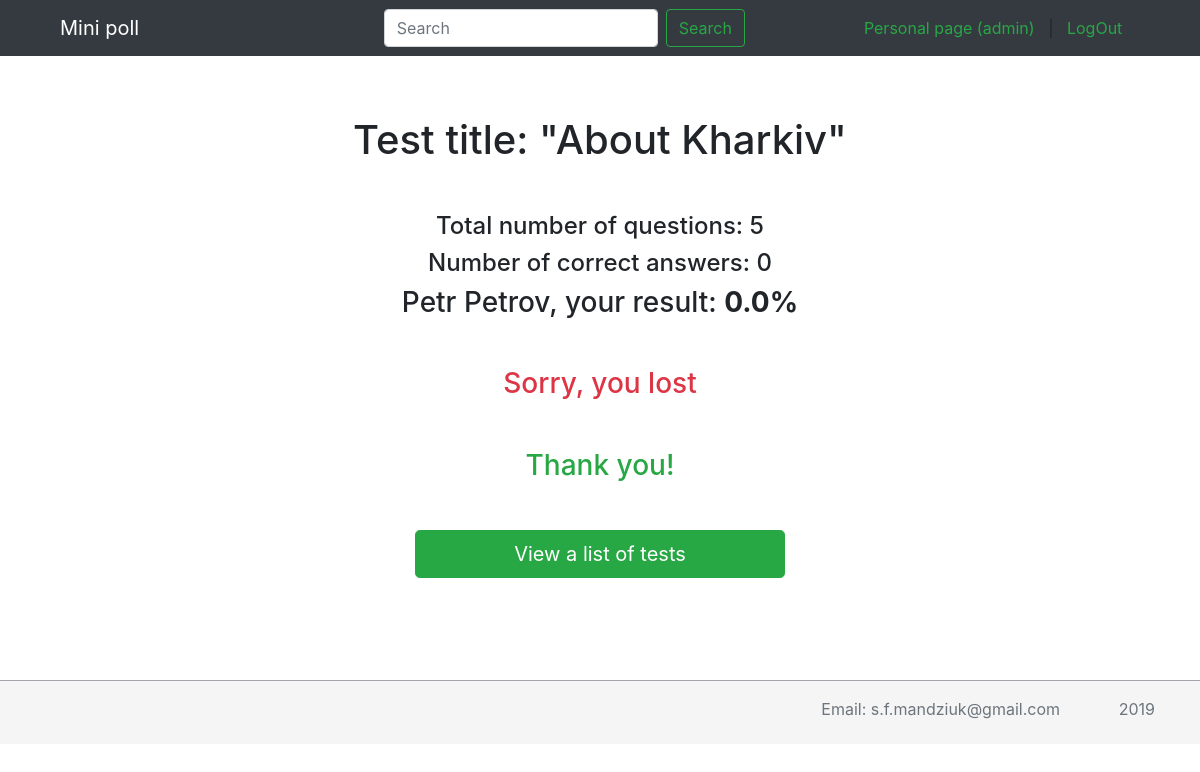
Page /test/about-kharkiv/results/ (signed in) on the committed database.
### core/models.py (models this page shows, shortened)
class AdvUser(AbstractUser):
    avatar = models.ImageField('photo', upload_to='avatar_img', null=True, blank=True)
    birthday = models.DateField(null=True, blank=True)
    info = models.TextField(blank=True, null=True)
    def __str__(self):
        return self.username

class Test(models.Model):
    user = models.ManyToManyField(AdvUser, through='Examination')
    title = models.CharField(max_length=250)
    slug = models.SlugField(max_length=100, blank=True, unique=True)
    description = models.TextField(default='', blank=True)
    question_quantity = models.PositiveSmallIntegerField(default=5)
    author = models.CharField(max_length=50, default='admin')
    created = models.DateTimeField(auto_now_add=True, auto_now=False)
    is_active = models.BooleanField(default=True)
    attempts_counter = models.PositiveSmallIntegerField(default=0)
    comment = GenericRelation('comment')
    def save(self, *args, **kwargs):
        if not self.id:
            self.slug = slug_generator(self.title)
        super().save(*args, **kwargs)

class Examination(models.Model):
    user = models.ForeignKey(AdvUser, on_delete=models.CASCADE)
    test = models.ForeignKey(Test, on_delete=models.CASCADE)
    correct_answer_counter = models.PositiveSmallIntegerField(default=0)
    result = models.DecimalField(max_digits=5, decimal_places=2, default=-1)

### core/views.py (the view)
# urls.py: path('test/<test_slug_name>/results/', TestResultsView.as_view(), name='results'),
class TestResultsView(LoginRequiredMixin, View):
    def get(self, request, test_slug_name):
        test = get_object_or_404(Test, slug=test_slug_name)
        current_user = AdvUser.objects.get(username=request.user)
        exam = Examination.objects.get(user=current_user, test=test)
        exam.result = exam.correct_answer_counter / test.question_quantity * 100
        exam.save()
        test.attempts_counter += 1
        test.save()
        context = {
            'current_user': current_user,
            'test': test,
            'exam': exam,
        }
        return render(request, 'core/result.html', context=context)

### core/templates/core/result.html (shortened to what this page needs)
{% extends 'base.html' %}
{% block content %}
  <div class="text-center">
    <h1 class="m-5">Test title: "{{ test.title }}"</h1>
    <h4>Total number of questions: {{ test.question_quantity }}</h4>
    <h4>Number of correct answers: {{ exam.correct_answer_counter }}</h4>
    <h3>{% if current_user.first_name or current_user.last_name %}
            {{ current_user.first_name }} {{ current_user.last_name }},
        {% else %}
            {{ current_user.username|title }},
        {% endif %}
        your result: <b>{{ exam.result }}%</b></h3>
    {% if exam.result < 50 %}
        <h3 class="text-danger m-5">Sorry, you lost</h3>
    {% elif exam.result >= 80 %}
        <h3 class="text-success m-5">Congratulations, great result!</h3>
    {% else %}
        <h3 class="text-warning m-5">Not bad</h3>
    {% endif %}
    <h3 class="text-success m-5">Thank you!</h3>
    <a class="btn btn-lg btn-success col-4" href="{% url 'tests_list' %}" role="button">View a list of tests</a>
  </div>
{% endblock %}

### templates/base.html (shortened to what this page needs)
{% load static %}
<!doctype html>
<html lang="en">
  <head>
    <link rel="stylesheet" href="{% static 'css/bootstrap.min.css' %}">
    <link rel="stylesheet" href="{% static 'css/style.css' %}">
  </head>
  <body class="d-flex flex-column">
    <div class="wrapper">
        <header>
          <nav class="navbar navbar-expand-md navbar-dark fixed-top bg-dark">
            <div class="container">
              <div class="col">
                <a class="navbar-brand" href="{% url 'home' %}">Mini poll</a>
              </div>
              <div class="col-5 justify-content-md-center">
                <form class="form-inline mt-2 mt-md-0" action="{% url 'tests_list' %}">
                  <input class="form-control mr-sm-2" type="text" placeholder="Search" aria-label="Search" name="search">
                  <button class="btn btn-outline-success my-2 my-sm-0" type="submit">Search</button>
                </form>
              </div>
            <div class="col user-panel">
                <div class="profile text-center">
                  {% if request.user.is_authenticated %}
                    <a href="{% url 'profile' %}" class="login"><span class="d-none d-md-inline text-success">Personal page ({{ request.user }})</span></a> &nbsp; | &nbsp;
                    <a href="{% url 'logout' %}" class="logout"><span class="d-none d-md-inline text-success">LogOut</span></a>
                  {% else %}
                    <a href="/login/" class="login"><span class="d-none d-md-inline text-success">LogIn</span></a> &nbsp; | &nbsp;
                    <a href="{% url 'registration' %}" class="registration"><span class="d-none d-md-inline text-success">Register</span></a>
                  {% endif %}
                </div>
            </div>
            </div>
          </nav>
        </header>
      <main role="main" class="flex-shrink-0">
        <div class="container mt-2 mb-2">
          {% block content %}
          {% endblock %}
        </div>
      </main>
    </div>
    <footer class="footer mt-auto py-3">
      <div class="container">
        <div class="row">
          <div class="col-11 text-right">
            <a class="text-muted text-right" href="mailto: s.f.mandziuk@gmail.com">Email: s.f.mandziuk@gmail.com</a>
          </div>
          <div class="col-1 text-right"><span class="text-muted">2019</span></div>
        </div>
      </div>
    </footer>
  </body>
</html>

### core/static/css/style.css (style rules this page uses)
* { margin:0; padding:0; }
main { min-height: calc(100vh - 128px); }
main > .container { padding: 60px 15px 0; }
.footer { height: 64px; background-color: #f5f5f5; bottom: 0; width: 100%; border-top: 1px solid #a1a5a9; }
.footer > .container { padding-right: 15px; padding-left: 15px; }

### rows in the picture
AdvUser: user "admin", first_name "Petr", last_name "Petrov"
Test: title "About Kharkiv", question_quantity "5"
Examination: correct_answer_counter "0", result "0.0"
